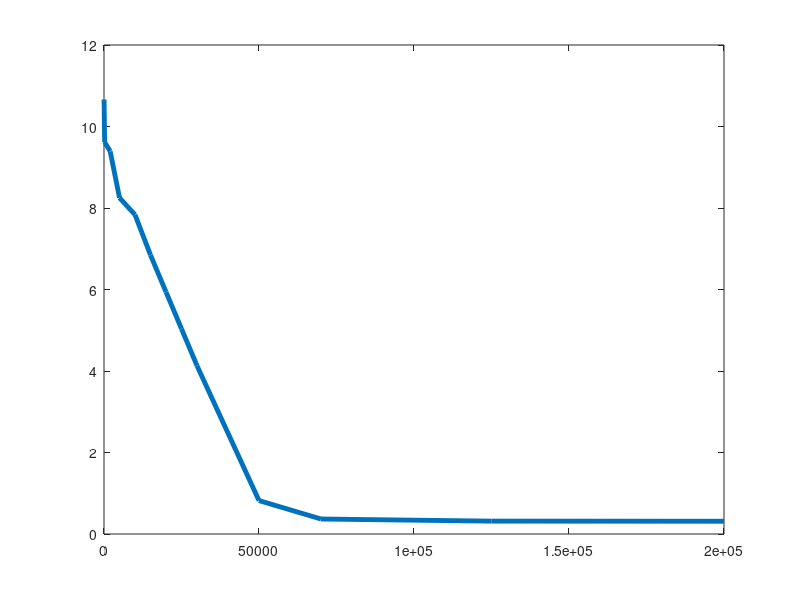

Here is the MATLAB script that generated this plot: (Note: this script raises an error after producing the figure.)
clear all;

x = [20 200 2000 5000 10000 15000 20000 25000 30000 50000 70000 100000 125000 150000 200000 ];
y = [10.663 9.617 9.39 8.25 7.835 6.845 5.94 5.035 4.13 0.82 0.368 0.339 0.316 0.315 0.313];
%%y = [10.61 9.588 9.39 8.768 7.665 6.703 5.77 4.865 3.9597 .735 .0849 .034 0.034 .034 .011 ];

plot(x,y,'LineWidth',3.5)
p = polyfit(x,y)
grid on, axis equal
xlabel('Voltage,V_D(volt)'),ylabel('Current,I_f(mA)');
title('Voltage across vs Current through Diode')
axis([0 1.2 0 1.3])
%axis([0 5 -1 3])
% x = [0:0.01:10];
% y = sin(x);
% plot(x, y), xlabel('x'), ylabel('Sin(x)'), title('Sin(x) Graph'),
% grid on, axis equal
